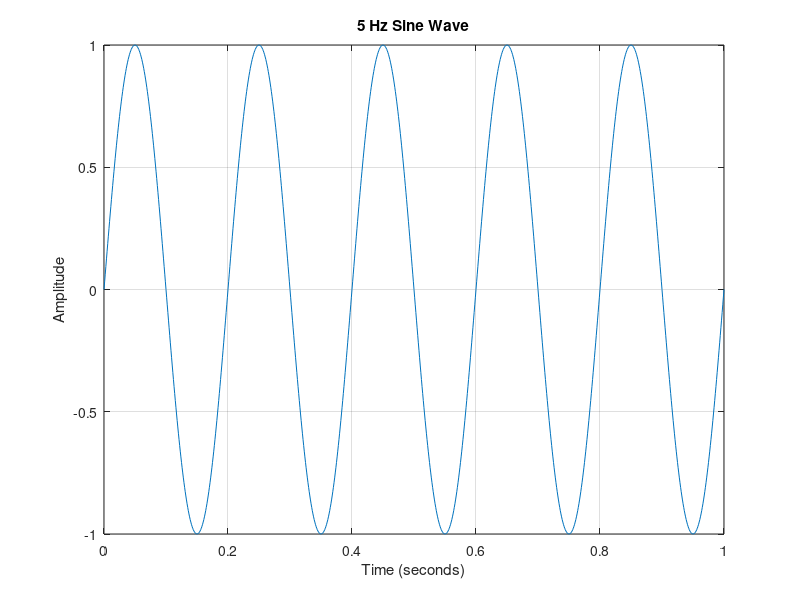
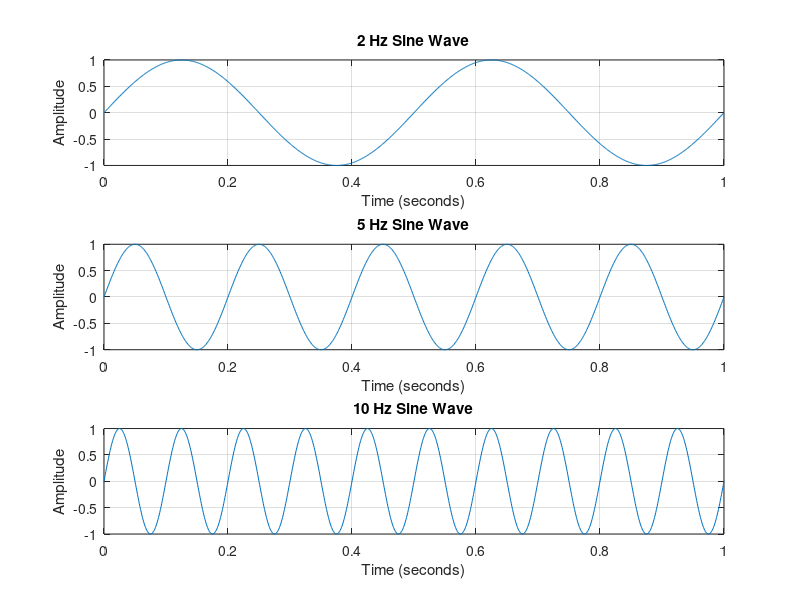

Recreate these plots in MATLAB, in order. (Note: this script raises an error after producing the figures.)
%% Task 1: Create a Sine Wave

% Parameters
A = 1;              % Amplitude
f = 5;              % Frequency in Hz
duration = 1;       % Duration in seconds

% Time vector
t = 0:0.001:duration;

% Generate sine wave
x = A * sin(2*pi*f*t);

% Plot the sine wave
figure;
plot(t, x);

title('5 Hz Sine Wave');
xlabel('Time (seconds)');
ylabel('Amplitude');
grid on;

%% Task 2: Compare Different Frequencies

% Frequencies
f1 = 2;
f2 = 5;
f3 = 10;

% Generate the signals
signal_2Hz = sin(2*pi*f1*t);
signal_5Hz = sin(2*pi*f2*t);
signal_10Hz = sin(2*pi*f3*t);

% Create the figure
figure;

subplot(3,1,1);
plot(t, signal_2Hz);
title('2 Hz Sine Wave');
xlabel('Time (seconds)');
ylabel('Amplitude');
grid on;

subplot(3,1,2);
plot(t, signal_5Hz);
title('5 Hz Sine Wave');
xlabel('Time (seconds)');
ylabel('Amplitude');
grid on;

subplot(3,1,3);
plot(t, signal_10Hz);
title('10 Hz Sine Wave');
xlabel('Time (seconds)');
ylabel('Amplitude');
grid on;

sgtitle('Frequency Comparison');

% Save the figure
saveas(gcf, 'frequency_comparison.png');
%% Task 3: Compare Different Amplitudes

% Same frequency for all signals
frequency = 5;

% Generate signals with different amplitudes
amplitude_05 = 0.5 * sin(2*pi*frequency*t);
amplitude_1 = 1 * sin(2*pi*frequency*t);
amplitude_2 = 2 * sin(2*pi*frequency*t);

% Create the figure
figure;

subplot(3,1,1);
plot(t, amplitude_05);
title('Amplitude = 0.5');
xlabel('Time (seconds)');
ylabel('Amplitude');
grid on;

subplot(3,1,2);
plot(t, amplitude_1);
title('Amplitude = 1');
xlabel('Time (seconds)');
ylabel('Amplitude');
grid on;

subplot(3,1,3);
plot(t, amplitude_2);
title('Amplitude = 2');
xlabel('Time (seconds)');
ylabel('Amplitude');
grid on;

sgtitle('Amplitude Comparison');

% Save the figure
saveas(gcf, 'amplitude_comparison.png');
%% Task 4: Add Noise

% Create a clean 5 Hz sine wave
clean_signal = sin(2*pi*5*t);

% Generate random noise
noise = 0.3 * randn(size(t));

% Add noise to the clean signal
noisy_signal = clean_signal + noise;

% Create the figure
figure;

subplot(2,1,1);
plot(t, clean_signal);
title('Clean 5 Hz Sine Wave');
xlabel('Time (seconds)');
ylabel('Amplitude');
grid on;

subplot(2,1,2);
plot(t, noisy_signal);
title('Noisy 5 Hz Sine Wave');
xlabel('Time (seconds)');
ylabel('Amplitude');
grid on;

sgtitle('Clean vs Noisy Signal');

% Save the figure
saveas(gcf, 'clean_vs_noisy_signal.png');
